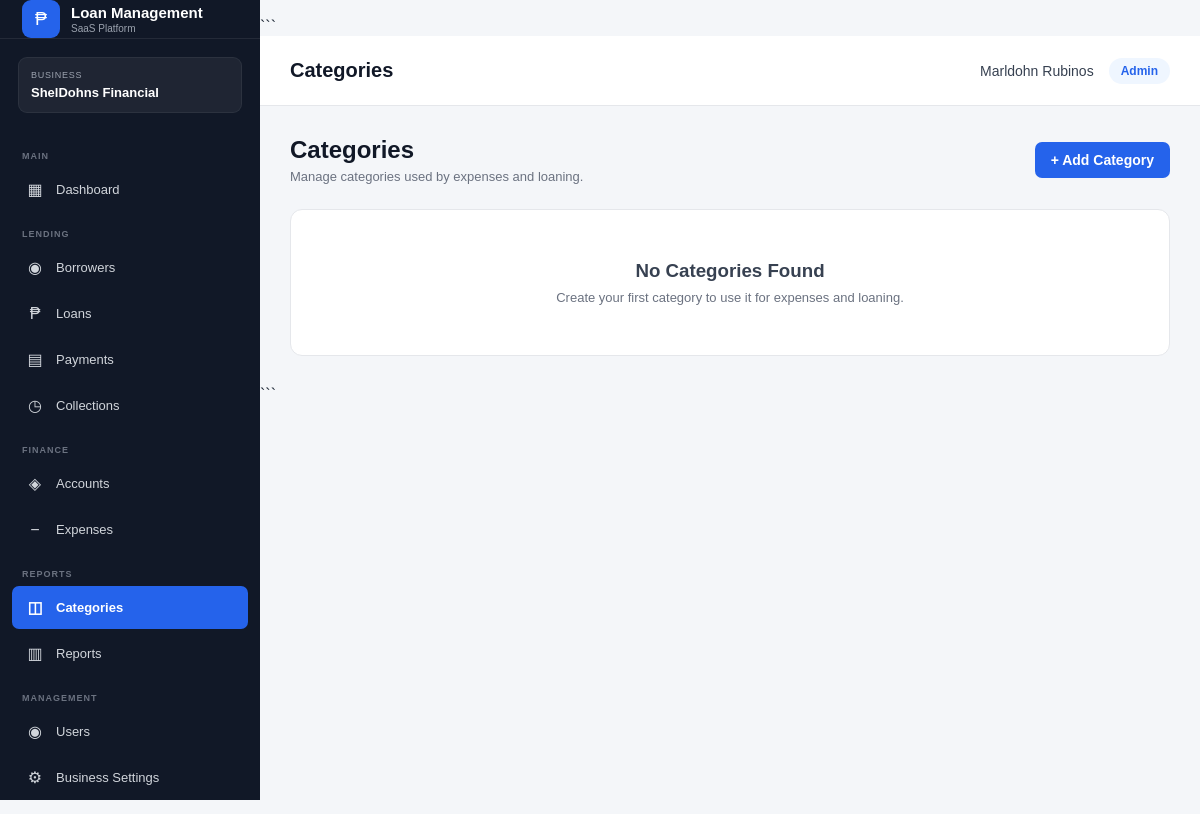
/public/index.php?url=categories (signed in), run on an earlier commit of the app's database.
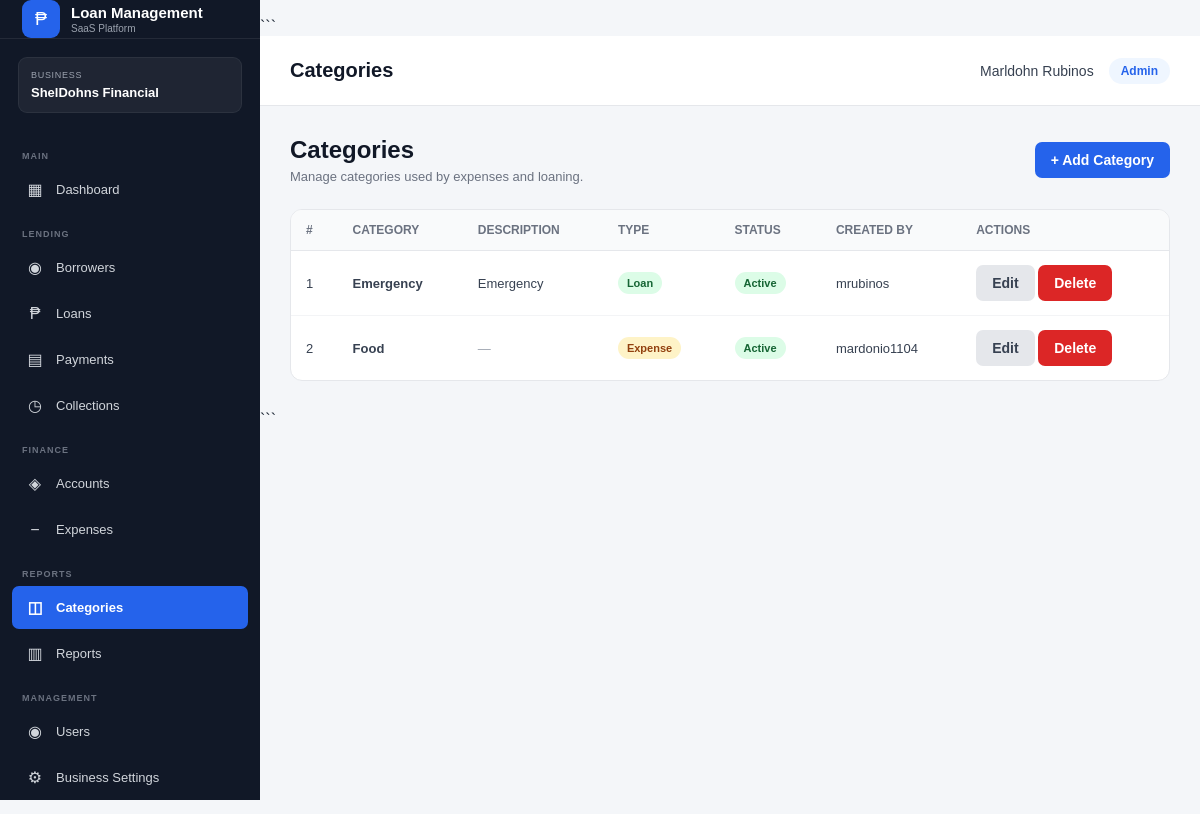
And on a later commit of the database.
### tables this page shows
CREATE TABLE `categories` (
  `id` int(10) UNSIGNED NOT NULL,
  `business_id` int(11) DEFAULT NULL,
  `name` varchar(100) NOT NULL,
  `description` varchar(255) DEFAULT NULL,
  `type` enum('expense','loan','both') NOT NULL DEFAULT 'both',
  `status` enum('active','inactive') NOT NULL DEFAULT 'active',
  `created_by` int(10) UNSIGNED DEFAULT NULL,
  `created_at` timestamp NOT NULL DEFAULT current_timestamp(),
  `updated_at` timestamp NOT NULL DEFAULT current_timestamp() ON UPDATE current_timestamp()
);

CREATE TABLE `users` (
  `id` int(10) UNSIGNED NOT NULL,
  `username` varchar(100) NOT NULL,
  `email` varchar(150) NOT NULL,
  `password` varchar(255) NOT NULL,
  `full_name` varchar(150) NOT NULL,
  `role` enum('super_admin','admin','staff') NOT NULL DEFAULT 'staff',
  `status` enum('pending','approved','rejected','inactive') NOT NULL DEFAULT 'approved',
  `created_at` timestamp NOT NULL DEFAULT current_timestamp(),
  `updated_at` timestamp NOT NULL DEFAULT current_timestamp() ON UPDATE current_timestamp()
);

### app/controllers/CategoryController.php (called while the page is built, shortened)
<?php
require_once __DIR__ . '/../models/Category.php';
class CategoryController
{
    private Category $category;
    public function __construct()
    {
        $this->category = new Category();
    }
    private function getBusinessId(): int
    {
        $businessId = (int) Auth::businessId();
        return $businessId;
    }
    public function index(): void
    {
        $businessId = $this->getBusinessId();
        $categories =
            $this->category->getAll(
                $businessId
            );
        require BASE_PATH .
            '/app/views/categories/index.php';
    }
}

### app/core/Database.php (called while the page is built, shortened)
<?php
class Database
{
    private static ?PDO $instance = null;
    public static function getInstance(): PDO
    {
        if (self::$instance === null) {
            $host = '127.0.0.1';
            $port = '3306';
            $database = 'loan_management_db';
            $username = 'root';
            $password = '';
            $dsn = "mysql:host={$host};port={$port};dbname={$database};charset=utf8mb4";
            try {
                self::$instance = new PDO(
                    $dsn,
                    $username,
                    $password,
                    [
                        PDO::ATTR_ERRMODE => PDO::ERRMODE_EXCEPTION,
                        PDO::ATTR_DEFAULT_FETCH_MODE =>
                            PDO::FETCH_ASSOC,
                        PDO::ATTR_EMULATE_PREPARES => false
                    ]
                );
            } catch (PDOException $e) {
                die(
                    'Database connection failed: ' .
                    $e->getMessage()
                );
            }
        }
        return self::$instance;
    }
}

### app/core/Auth.php (called while the page is built, shortened)
<?php
class Auth
{
    public static function businessId(): ?int
    {
        return (int) $_SESSION['business_id'];
    }
}

### app/models/Category.php (called while the page is built, shortened)
<?php
class Category
{
    private PDO $db;
    public function __construct()
    {
        $this->db = Database::getInstance();
    }
    public function getAll(int $businessId): array
    {
        $sql = "
            SELECT
                c.*,
                u.username AS created_by_username
            FROM categories c
            LEFT JOIN users u
                ON u.id = c.created_by
            WHERE c.business_id = :business_id
            ORDER BY c.name ASC
        ";
        $stmt = $this->db->prepare($sql);
        $stmt->execute([
            ':business_id' => $businessId
        ]);
        return $stmt->fetchAll(PDO::FETCH_ASSOC);
    }
}

### app/views/categories/index.php (the view, shortened to what the changed rows need)
<?php
$categories = $categories ?? [];
?>
<!DOCTYPE html>
<html lang="en">
<head>
<link
    rel="stylesheet"
    href="assets/css/style.css"
>
</head>
<body>
<div class="main-content">
<div class="container">
    <div class="page-header">
        <div>
            <h1>
                Categories
            </h1>
        </div>
    </div>
    <div class="table-container">
        <?php if (empty($categories)): ?>
            <div class="empty-state">
                <h3>
                    No Categories Found
                </h3>
                <p>
                    Create your first category to use it
                    for expenses and loaning.
                </p>
            </div>
        <?php else: ?>
            <table>
                <thead>
                    <tr>
                        <th>#</th>
                        <th>Category</th>
                        <th>Description</th>
                        <th>Type</th>
                        <th>Status</th>
                        <th>Created By</th>
                        <th>Actions</th>
                    </tr>
                </thead>
                <tbody>
                <?php foreach (
                    $categories
                    as $index => $category
                ): ?>
                    <tr>
                        <td>
                            <?= $index + 1 ?>
                        </td>
                        <td>
                            <strong>
                                <?= htmlspecialchars(
                                    $category['name']
                                ) ?>
                            </strong>
                        </td>
                        <td>
                            <?php if (
                                !empty(
                                    $category['description']
                                )
                            ): ?>
                                <?= htmlspecialchars(
                                    $category['description']
                                ) ?>
                            <?php else: ?>
                                <span style="color:#9ca3af;">
                                    —
                                </span>
                            <?php endif; ?>
                        </td>
                        <td>
                            <?php
                            $type =
                                $category['type']
                                ?? 'both';
                            ?>
                            <span class="status
                                <?php
                                if ($type === 'expense') {
                                    echo 'status-pending';
                                } elseif ($type === 'loan') {
                                    echo 'status-approved';
                                } else {
                                    echo 'status-active';
                                }
                                ?>
                            ">
                                <?= htmlspecialchars(
                                    ucfirst($type)
                                ) ?>
                            </span>
                        </td>
                        <td>
                            <?php if (
                                ($category['status']
                                ?? 'inactive')
                                === 'active'
                            ): ?>
                                <span class="status status-active">
                                    Active
                                </span>
                            <?php else: ?>
                                <span class="status status-inactive">
                                    Inactive
                                </span>
                            <?php endif; ?>
                        </td>
                        <td>
                            <?= htmlspecialchars(
                                $category[
                                    'created_by_username'
                                ]
                                ?? 'System'
                            ) ?>
                        </td>
                        <td>
                            <a
                                href="index.php?url=categories/edit&id=<?= (int) $category['id'] ?>"
                                class="btn btn-secondary"
                            >
                                Edit
                            </a>
                            <a
                                href="index.php?url=categories/delete&id=<?= (int) $category['id'] ?>"
                                class="btn btn-danger"
                                onclick="return confirm(
                                    'Are you sure you want to delete this category?'
                                );"
                            >
                                Delete
                            </a>
                        </td>
                    </tr>
                <?php endforeach; ?>
                </tbody>
            </table>
        <?php endif; ?>
    </div>
</div>
</div>
</body>
</html>

What changed in the data, as far as the page shows it:
added categories: name "Emergency", description "Emergency", type "Loan", status "Active", created_by.username "mrubinos"
now on this page (row edited): categories: name "Food", type "Expense", status "Active", created_by.username "mardonio1104"
Also different on the page:
text no longer shown: "No Categories Found Create your first category to use it for expenses and loaning."
text now shown: "# CATEGORY DESCRIPTION TYPE STATUS CREATED BY ACTIONS"
